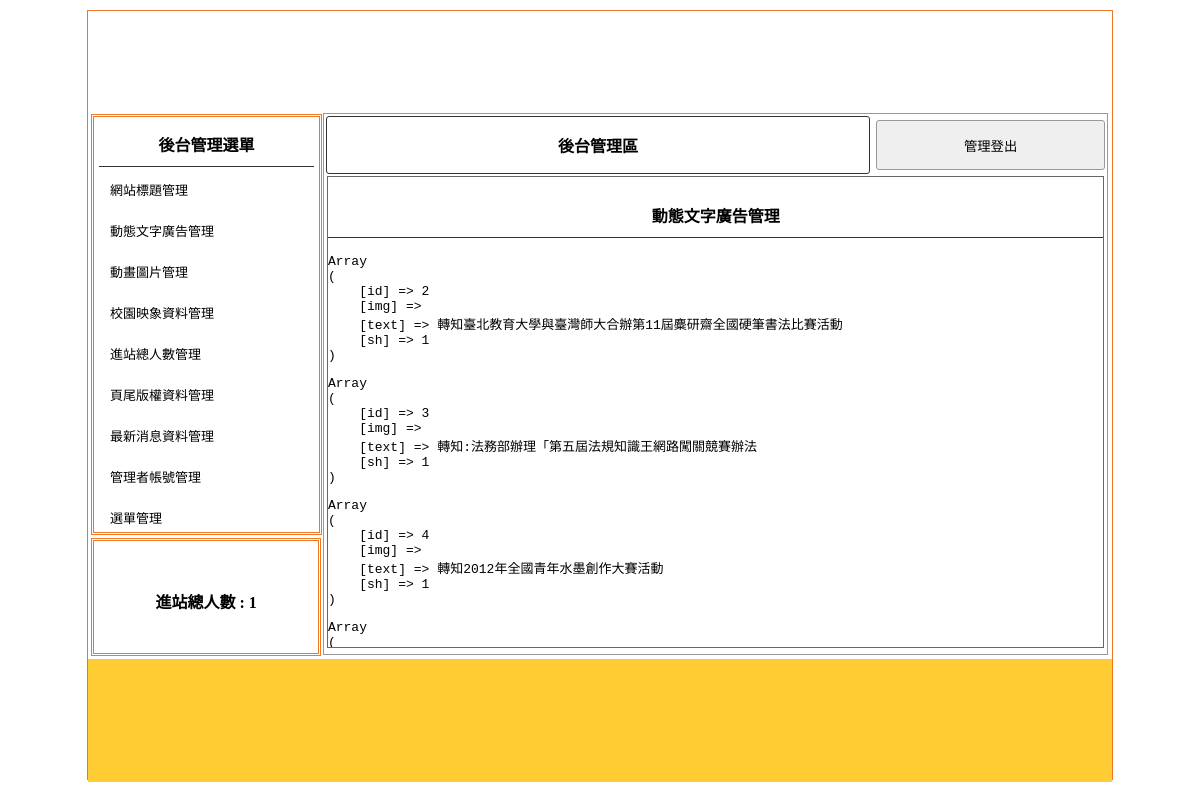
/try01-4.1/back.php?do=ad, run on the app's committed database.
### tables this page shows
CREATE TABLE `ad` (
  `id` int(11) NOT NULL,
  `img` text NOT NULL,
  `text` text NOT NULL,
  `sh` int(11) NOT NULL
);

### try01-4.1/back/ad.php (the view, shortened to what this page needs)
<div style="width:99%; height:87%; margin:auto; overflow:auto; border:#666 1px solid;">
    <p class="t cent botli">動態文字廣告管理</p>
    <form method="post"  action="../api/edit.php?table=<?= $do ?>">
        <table width="100%">
            <tbody>
            <?php
            $rows=$Ad->all();
            foreach($rows as $row):
                dd($row);
            ?>
                <tr class="">
                    <td width="80%">
                        <input type="text" name="text[<?= $row ['id'] ?>]" value="<?= $row ['text'] ?>" style="width:95%;">
                    </td>
                    <td width="10%">
                        <input type="checkbox" name="sh[]" value="<?= $row ['id'] ?>"<?= ($row['sh'] == 1 ?"checked":'') ?>>
                    </td>
                    <td width="10%">
                        <input type="checkbox" name="del[]" value="<?= $row['id'] ?>" >
                    </td>
                    <td>
                        <input type="hidden" name="id[]" vaule="<?= $row['id'] ?>">
                    </td>
                </tr>
                <?php
                endforeach;
                ?>
            </tbody>
        </table>
    </form>
</div>

### try01-4.1/css/css.css (style rules this page uses)
body { padding:0px; margin:0px; }
.t { font-weight:800; display:block; text-align:center; padding:10px 1px 10px 1px; }
.botli { border-bottom:#333 1px solid; }
.cent { text-align:center; }

### data on the page
ad: value "Array ( [id] => 2 [img] => [text] => 轉知臺北教育大學與臺灣師大合辦第11屆麋研齋全國硬筆書法比賽活動 [sh] => 1 )"
ad: value "Array ( [id] => 3 [img] => [text] => 轉知:法務部辦理「第五屆法規知識王網路闖關競賽辦法 [sh] => 1 )"
ad: value "Array ( [id] => 4 [img] => [text] => 轉知2012年全國青年水墨創作大賽活動 [sh] => 1 )"
ad: value "Array (…"
